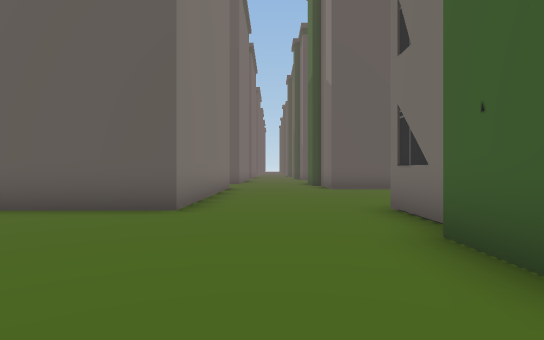
View 1 (above)

24 first-person views from a walk through a 3-D level made in the Unity game engine. The camera is 1.3 m above the floor, looks level and sees 80° across. The floor is counted in squares, 2 m on a side. Each view is taken from the middle of a square. On the plan, view 1 faces up. The plan holds only what a view shows up to about 10 squares ahead; the rest is blank. The place goes on beyond the plan. The player character is not drawn. Some animated figures are not drawn.

View 2
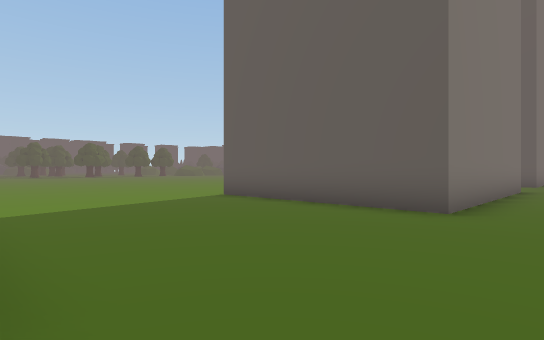

View 3
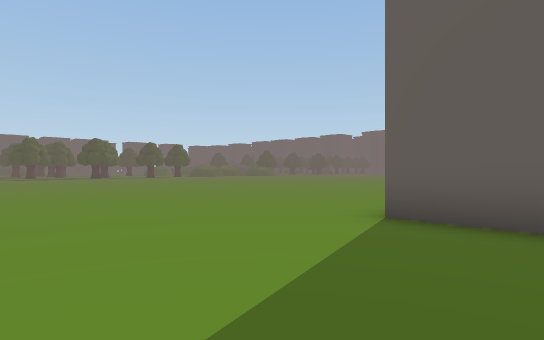

View 4
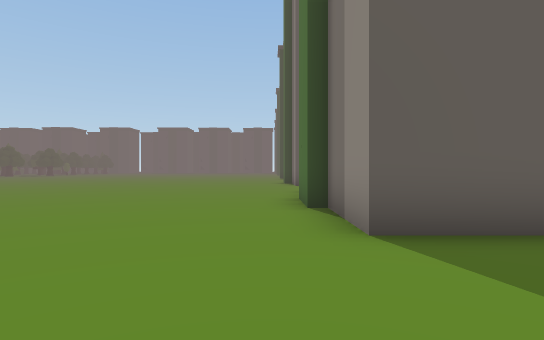

View 5
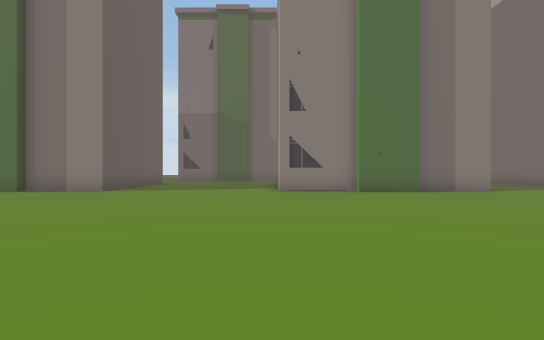

View 6
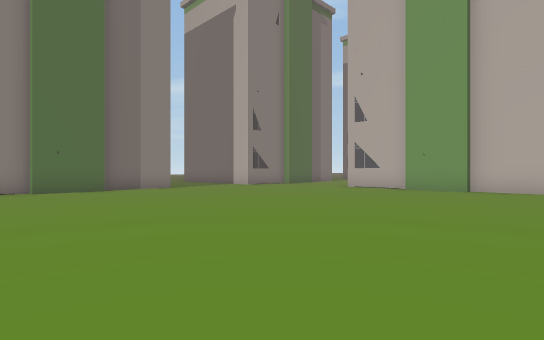

View 7
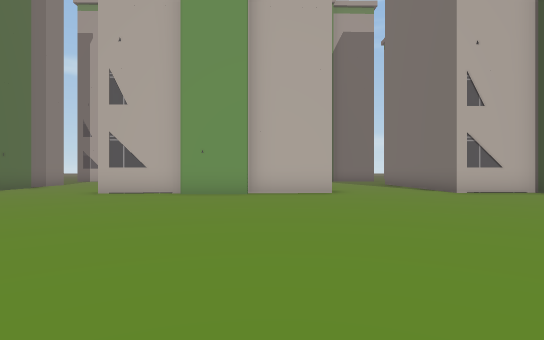

View 8
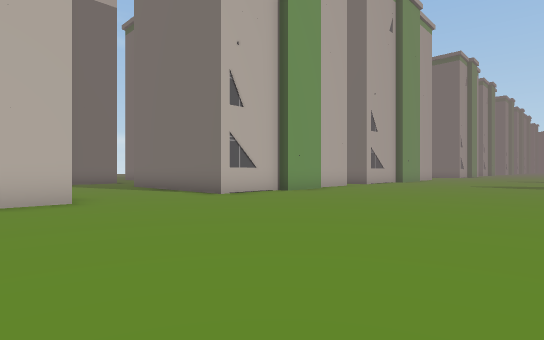

View 9
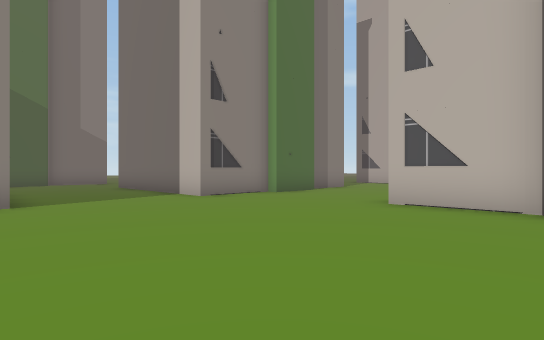

View 10
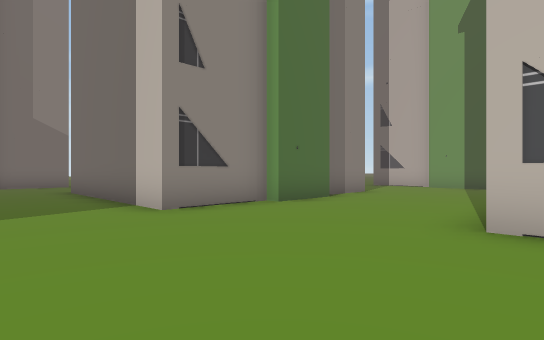

View 11
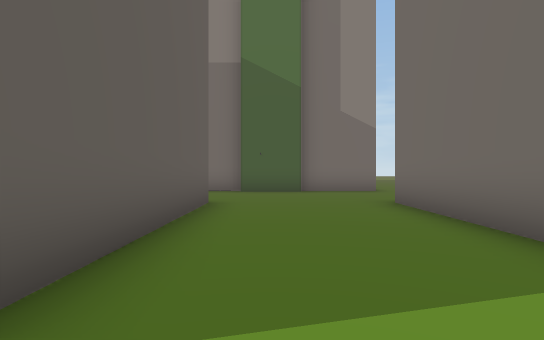

View 12
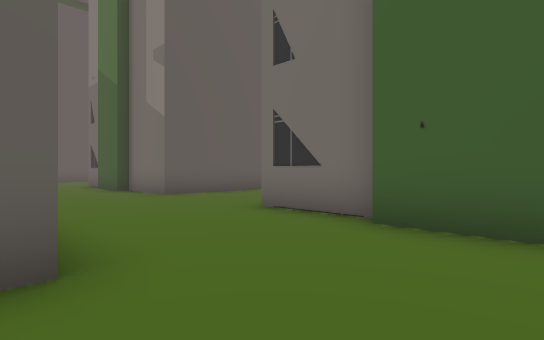

View 13
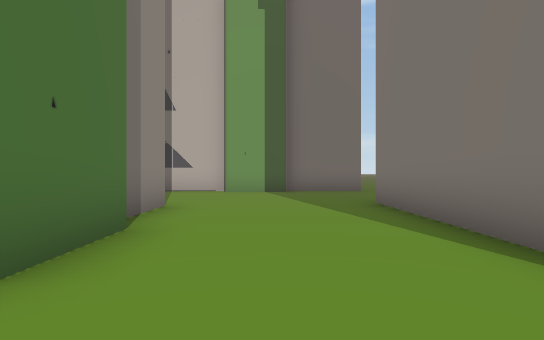

View 14
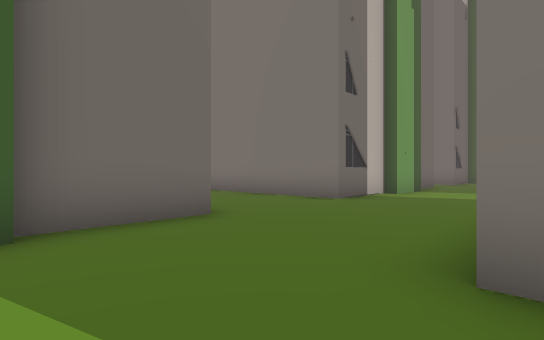

View 15
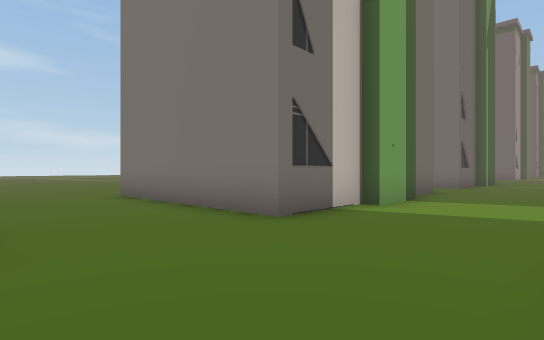

View 16
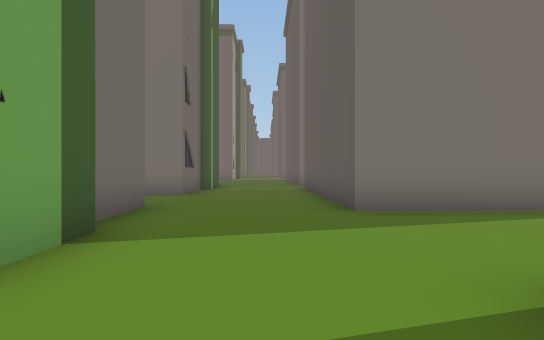

View 17
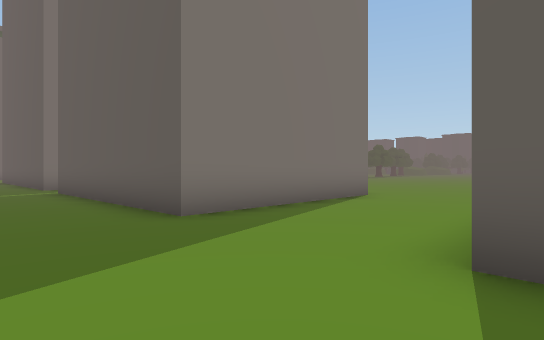

View 18
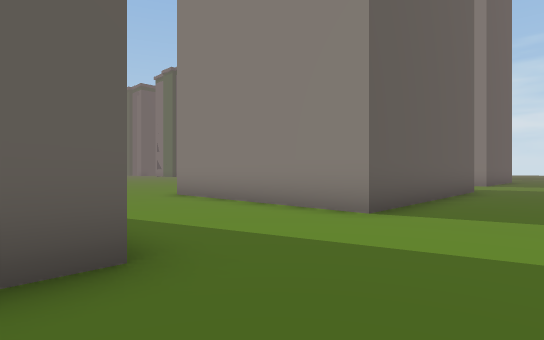

View 19
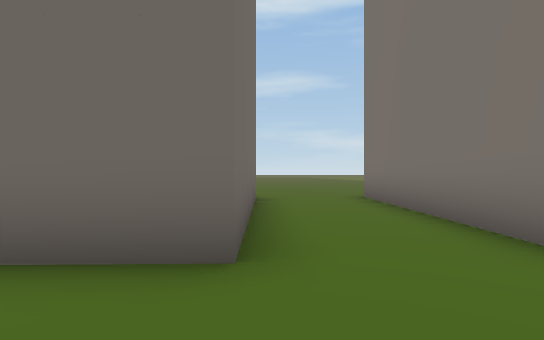

View 20
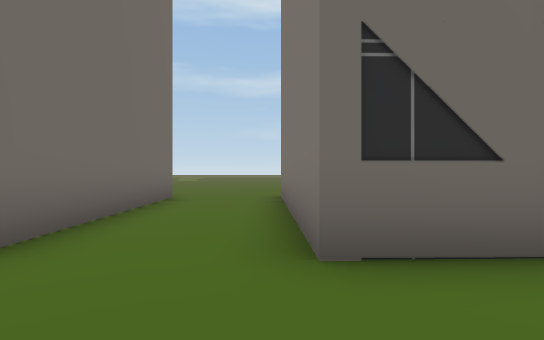

View 21
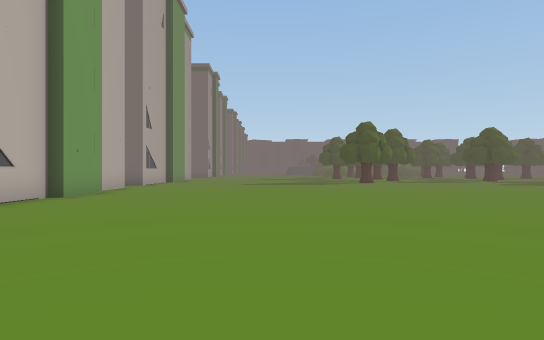

View 22
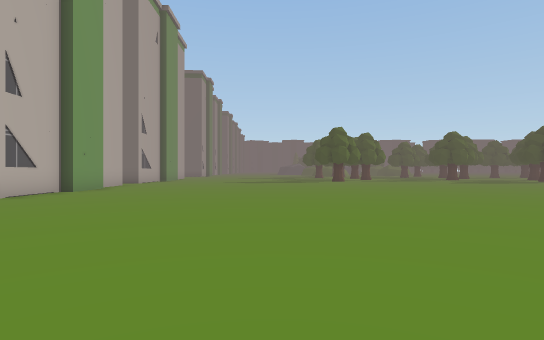

View 23
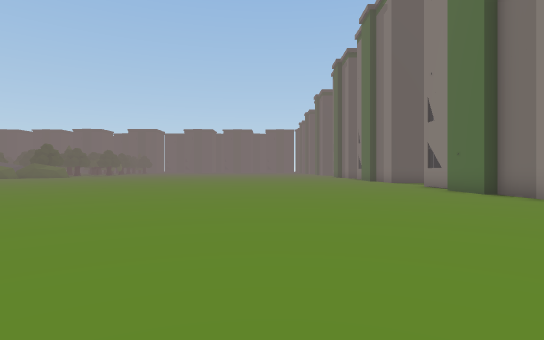

View 24
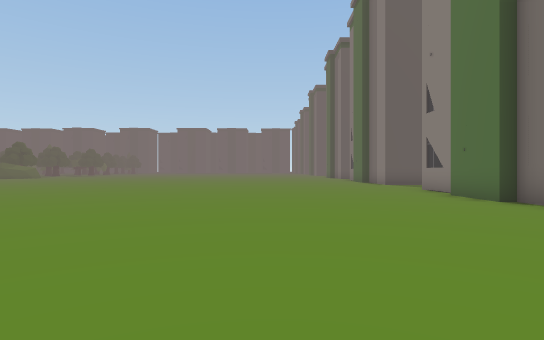

### Floor plan
Key: @ floor where view 1 was taken; . floor; O other object.
Columns run from 27 left of view 1 to 4 right of it. Each row starts with its distance up from view 1.
 12            .........
 11        .............O    O.
 10        .............O    O.....
  9       ..............O    O.....
  8       ..............O    O.....
  7        .............O    O.....
  6         ............O    O....
  5          ...........OOOOOO...O
  4           ...................O
  3           ...................O
  2    ..     ...................O
  1  .....     ..................O
  0  ......   ..........O     .@.O
 -1  ....... ...........O      ..OOO
 -2  ...................O     ......
 -3  ...................O     ......
 -4  ...................O     .....
 -5  ...................O     ...O
 -6 ....................OOOOOO...O
 -7 .............................O
 -8 .............................O
 -9  ............................O
-10  ............................
-11  ...................OOOOOO...
-12  .OOOO....OOOOOOO...O
-13       O...O      ...O
-14       O...O     O...O
-15       O...O     O...O
-16       O...O     O...O
-17     OOO...OOOOOOO...O
-18 OOOO.................
-19 ......................
-20  .....................
-21  .....OOOOOO...OOOOOOO
-22  OO...O     O...
-23   O...O     O...
-24   O...O     O..

Positions as (right, up) in squares from view 1, and headings:
1: (0, 0), facing up
2: (0, 0), facing up-left
3: (-5, 1), facing up-left
4: (-8, 2), facing up
5: (-17, 0), facing right
6: (-18, -1), facing down-right
7: (-16, -3), facing down
8: (-16, -5), facing down-left
9: (-14, -6), facing down-right
10: (-12, -8), facing down-right
11: (-8, -8), facing right
12: (-2, -9), facing up-right
13: (-9, -11), facing down
14: (-9, -17), facing down-left
15: (-12, -18), facing down-left
16: (-16, -19), facing left
17: (-17, -20), facing up-left
18: (-22, -20), facing up-right
19: (-22, -19), facing down
20: (-24, -19), facing down
21: (-16, -7), facing left
22: (-14, -6), facing left
23: (-13, -1), facing up
24: (-12, 1), facing up
